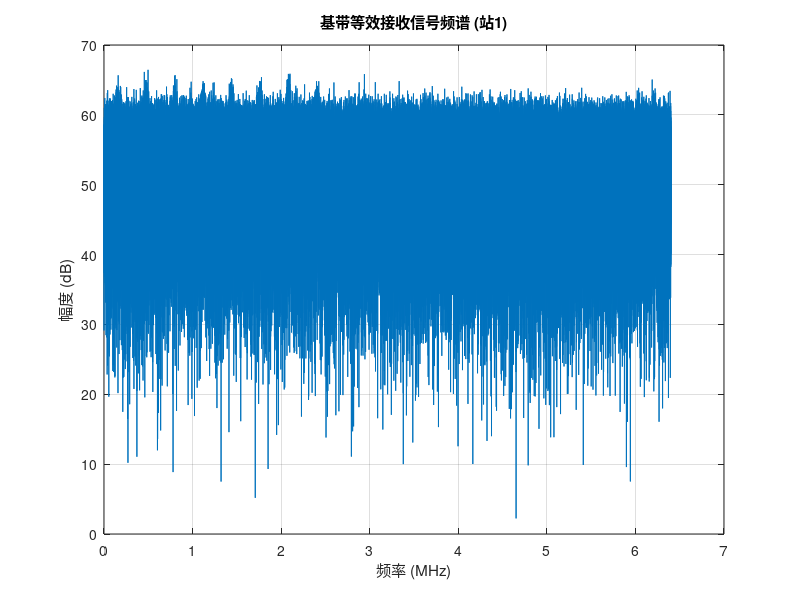

Write the MATLAB code that produced this figure. (Note: this script raises an error after producing the figure.)
clear; close all; clc;

%% 1. 参数设置模块 - 多目标定位
fprintf('设置多目标定位系统参数...\n');

% 跳频信号参数
T_hop = 10e-3;          % 每跳持续时间 10ms
SymbolRate = 50e3;      % 符号速率 50k Baud
Modulation = 'QPSK';
NumHopsPerTarget = 4;   % 每个目标每时间片的跳数
NumTargets = 2;         % 目标数量
NumTimeSegments = 1;    % 时间片段数量

% 跳频频点定义
IF_CenterFreqs_MHz = [48.16, 48.48, 48.80, 49.12, 49.44, 49.76, 50.08, 50.40, ...
                      50.72, 51.04, 51.36, 51.68, 52.00, 52.32, 52.64, 52.96, ...
                      53.28, 53.60, 53.92, 54.24];

IF_CenterRFFreqs_MHz =  IF_CenterFreqs_MHz + (1180-51.2);
fprintf('%.2f\n', IF_CenterRFFreqs_MHz);  % 输出: 1000000.00
IF_Center = 51.20e6;    % 中频中心频率
Baseband_Freqs = (IF_CenterFreqs_MHz * 1e6) - IF_Center;
NumChannels = 20;
 
% % 方法1:定义多目标跳频图案
% HopPatterns = {
%     [1, 2, 3, 4, 5, 6, 7, 8, 9, 10, 11, 12, 13, 14, 15, 16, 17, 18, 19, 20];  % 目标1
%     [5, 6, 7, 8, 9, 10, 11, 12, 13, 14, 15, 16, 17, 18, 19, 20, 1, 2, 3, 4];  % 目标2
%     [9, 10, 11, 12, 13, 14, 15, 16, 17, 18, 19, 20, 1, 2, 3, 4, 5, 6, 7, 8];  % 目标3
%     [13, 14, 15, 16, 17, 18, 19, 20, 1, 2, 3, 4, 5, 6, 7, 8, 9, 10, 11, 12];  % 目标4
%     [17, 18, 19, 20, 1, 2, 3, 4, 5, 6, 7, 8, 9, 10, 11, 12, 13, 14, 15, 16]   % 目标5
% };

% 方法2: 或者使用您原来的设计但支持任意时间片段
HopPatterns_Flexible = cell(NumTargets, 1);
for t = 1:NumTargets
    % 生成足够长的跳频序列
    total_hops_needed = NumTimeSegments * NumHopsPerTarget;
    full_pattern = zeros(1, total_hops_needed);
    
    % 使用循环序列填充
    for i = 1:total_hops_needed
        full_pattern(i) = mod((t-1)*4 + i - 1, NumChannels) + 1;
    end
    
    HopPatterns_Flexible{t} = full_pattern;
end
% 选择使用哪种方法（更灵活）
HopPatterns = HopPatterns_Flexible;

fprintf('各目标跳频图案:\n');
for t = 1:NumTargets
    fprintf('  目标%d: %s\n', t, mat2str(HopPatterns{t}(1:NumHopsPerTarget)));
end



% 接收机参数
Fs = 6.4e6;             % 基带采样率 6.4MHz
NumStations = 5;        % 观测站数量

% 多目标位置定义
TargetPositions = [
    100, -100;      % 目标1
    -200, -200;      % 目标2
    200, 200;       % 目标3
    -100, -200;     % 目标4
    0, 0            % 目标5
];

StationPos = [
    15e3, 2e3;      % 站1
    -12e3, 8e3;     % 站2
    5e3, -18e3;     % 站3
    -8e3, -6e3;     % 站4
    10e3, -15e3     % 站5
];

% 计算各目标的TDOA
c = 3e8;
TrueTDOAs = zeros(NumTargets, NumStations);
for t = 1:NumTargets
    distances = vecnorm(StationPos - TargetPositions(t,:), 2, 2);
    for l = 1:NumStations
        TrueTDOAs(t, l) = (distances(l) - distances(1)) / c;
    end
end

% 算法参数
SNR_dB = -15;
FixedNoisePower = 1;

fprintf('多目标定位参数设置完成.\n');

%% 2. 多目标多时间片段信号生成
fprintf('生成多目标多时间片段信号...\n');

% 计算采样参数
SamplesPerSymbol = floor(Fs / SymbolRate);
SymbolsPerHop = floor(T_hop * SymbolRate);
SamplesPerHop = round(T_hop * Fs);
SamplesPerSegment = NumHopsPerTarget * SamplesPerHop;

% 生成所有目标的信号
AllTargetSignals = cell(NumTargets, NumTimeSegments);

for t = 1:NumTargets
    fprintf('生成目标%d的信号...\n', t);
    
    for seg = 1:NumTimeSegments
        % 当前目标在当前时间片段的跳频图案
        PatternStart = (seg-1) * NumHopsPerTarget + 1;
        PatternEnd = seg * NumHopsPerTarget;
        CurrentPattern = HopPatterns{t}(PatternStart:PatternEnd);
        
        % 生成当前时间片段的信号
        TxSignal_Segment = zeros(1, SamplesPerSegment);
        TimeVector = (0:SamplesPerSegment-1) / Fs;
        
        for h = 1:NumHopsPerTarget
            % 生成随机QPSK符号
            DataSymbols = (randi(4, 1, SymbolsPerHop) - 1);
            QPSKSymbols = exp(1j * (pi/4 + DataSymbols * pi/2));
            
            % 上采样成型
            SymbolWaveform = reshape(repmat(QPSKSymbols, SamplesPerSymbol, 1), 1, []);
            
            % 确定当前跳的时间范围
            HopStartSample = (h-1) * SamplesPerHop + 1;
            HopEndSample = h * SamplesPerHop;
            HopSamples = HopStartSample:HopEndSample;
            
            % 调整长度匹配
            CurrentLength = length(HopSamples);
            if length(SymbolWaveform) > CurrentLength
                SymbolWaveform = SymbolWaveform(1:CurrentLength);
            elseif length(SymbolWaveform) < CurrentLength
                SymbolWaveform = [SymbolWaveform, zeros(1, CurrentLength - length(SymbolWaveform))];
            end
            
            % 调制到当前跳频点
            CurrentFreq = Baseband_Freqs(CurrentPattern(h));
            Carrier = exp(1j * 2 * pi * CurrentFreq * TimeVector(HopSamples));
            TxSignal_Segment(HopSamples) = SymbolWaveform .* Carrier;
        end
        
        AllTargetSignals{t, seg} = TxSignal_Segment;

        % 验证生成的信号
        if seg == 1 && t <= 3  % 只验证前3个目标的第一个片段
            signal_power = mean(abs(TxSignal_Segment).^2);
            fprintf('  目标%d片段%d: 使用频点%s, 信号功率=%.6f\n', ...
                t, seg, mat2str(CurrentPattern), signal_power);
        end

    end
end

fprintf('多目标信号生成完成.\n');

%% 3. 多目标信号传播模拟
fprintf('模拟多目标信号传播...\n');

% 接收信号是多个目标信号的叠加
AllRxSignals = cell(NumTimeSegments, NumStations);

for seg = 1:NumTimeSegments
    fprintf('处理时间片段 %d/%d...\n', seg, NumTimeSegments);
    
    for l = 1:NumStations
        CombinedSignal = zeros(1, SamplesPerSegment);
        
        % 叠加所有目标的信号
        for t = 1:NumTargets
            % 获取目标信号
            TargetSignal = AllTargetSignals{t, seg};
            
            % 应用时延
            DelaySamples = round(TrueTDOAs(t, l) * Fs);
            DelayedSignal = circshift(TargetSignal, DelaySamples);
            
            % 调整信号功率
            CurrentSignalPower = mean(abs(DelayedSignal).^2);
            RequiredSignalPower = FixedNoisePower * (10^(SNR_dB/10)) ; % 平均分配功率
            ScaleFactor = sqrt(RequiredSignalPower / CurrentSignalPower);
            ScaledSignal = DelayedSignal * ScaleFactor;
            
            CombinedSignal = CombinedSignal + ScaledSignal;
        end
        
        % 添加噪声
        Noise = sqrt(FixedNoisePower/2) * (randn(1, SamplesPerSegment) + 1j * randn(1, SamplesPerSegment));
        AllRxSignals{seg, l} = CombinedSignal + Noise;
    end
end





% 绘制信号频谱
figure;
R1_spectrum = fft(AllRxSignals{1,1}(1, :));
freq_axis = (0:SamplesPerSegment-1) * Fs / SamplesPerSegment / 1e6;
plot(freq_axis, 20*log10(abs(fftshift(R1_spectrum))));
xlabel('频率 (MHz)'); ylabel('幅度 (dB)');
title('基带等效接收信号频谱 (站1)');
grid on;

fprintf('多目标信号传播模拟完成.\n');

%% 4. 多目标信道化处理与信号分离（使用频域能量检测）
fprintf('执行多目标信道化处理与信号分离（使用频域能量检测）...\n');

% 信道化滤波器参数
NumChannels_Filterbank = 20;
ChannelBandwidth_Total = Fs;
ChannelBandwidth_Individual = ChannelBandwidth_Total / NumChannels_Filterbank;

% 设计滤波器组
NumTaps = 128;
PrototypeFilter = fir1(NumTaps-1, 1/NumChannels_Filterbank);
ChannelFrequencies = linspace(-Fs/2 + ChannelBandwidth_Individual/2, ...
                              Fs/2 - ChannelBandwidth_Individual/2, ...
                              NumChannels_Filterbank);

% 存储信道化输出和检测结果
AllChannelOutputs = cell(NumTimeSegments, NumStations, NumChannels_Filterbank);
ChannelDetectionResults = cell(NumTimeSegments, NumStations);

% 信道化处理和能量检测
for seg = 1:NumTimeSegments
    fprintf('时间片段 %d/%d 信道化处理与能量检测...\n', seg, NumTimeSegments);
    
    for l = 1:NumStations
        RxSignal = AllRxSignals{seg, l};
        ActiveChannels = [];
        
        for ch = 1:NumChannels_Filterbank
            % 下变频到基带
            Fc = ChannelFrequencies(ch);
            t = (0:length(RxSignal)-1) / Fs;
            Downconverter = exp(-1j * 2 * pi * Fc * t);
            DownconvertedSignal = RxSignal .* Downconverter;
            
            % 低通滤波
            LowpassFiltered = filter(PrototypeFilter, 1, DownconvertedSignal);
            
            % 降采样
            DecimationFactor = NumChannels_Filterbank;
            DecimatedSignal = LowpassFiltered(1:DecimationFactor:end);
            
            AllChannelOutputs{seg, l, ch} = DecimatedSignal;
            
            % 频域能量检测
            [detection_result, signal_power, noise_power, detection_statistic, threshold] = ...
                frequency_domain_energy_detector(DecimatedSignal, Fs/NumChannels_Filterbank, SymbolRate);
            
            if detection_result
                ActiveChannels = [ActiveChannels, ch];
                if l == 1 && seg == 1  % 只输出第一个站第一个片段的检测详情
                    fprintf('    信道%d: 检测到信号! 功率=%.6f, 统计量=%.1fdB\n', ...
                        ch, signal_power, detection_statistic);
                end
            end
        end
        
        ChannelDetectionResults{seg, l} = ActiveChannels;
        fprintf('  站%d在片段%d检测到 %d 个活跃信道: %s\n', ...
            l, seg, length(ActiveChannels), mat2str(ActiveChannels));
    end
end

% 确定每个时间片段所有站共有的活跃信道
CommonActiveChannelsPerSegment = cell(1, NumTimeSegments);
for seg = 1:NumTimeSegments
    CommonChannels = ChannelDetectionResults{seg, 1};
    for l = 2:NumStations
        CommonChannels = intersect(CommonChannels, ChannelDetectionResults{seg, l});
    end
    
    if isempty(CommonChannels)
        fprintf('警告：时间片段%d未检测到所有站共有的活跃信道，使用第一个站的检测结果\n', seg);
        CommonChannels = ChannelDetectionResults{seg, 1};
    end
    
    CommonActiveChannelsPerSegment{seg} = CommonChannels;
    fprintf('时间片段%d的共有活跃信道: %s\n', seg, mat2str(CommonChannels));
end

% 基于检测到的活跃信道进行目标分离
fprintf('基于能量检测结果进行目标分离...\n');



% 构建目标-频点映射关系
TargetChannelMapping = cell(NumTargets, NumTimeSegments);
for t = 1:NumTargets
    for seg = 1:NumTimeSegments
        PatternStart = (seg-1) * NumHopsPerTarget + 1;
        PatternEnd = seg * NumHopsPerTarget;
        TargetChannelMapping{t, seg} = HopPatterns{t}(PatternStart:PatternEnd);
    end
end

fprintf('目标-频点映射关系:\n');
for t = 1:NumTargets
    fprintf('  目标%d:\n', t);
    for seg = 1:NumTimeSegments
        expected_channels = TargetChannelMapping{t, seg};
        fprintf('    片段%d: %s\n', seg, mat2str(TargetChannelMapping{t, seg}));

        % 检查频点是否重复（不应该重复）
        if length(unique(expected_channels)) ~= length(expected_channels)
            fprintf('    警告: 频点重复!\n');
        end

    end
end

% 构建目标-频点关联（基于检测结果和跳频图案的匹配）
TargetDetectedChannels = cell(NumTargets, NumTimeSegments);
TargetConfidence = zeros(NumTargets, NumTimeSegments);

for seg = 1:NumTimeSegments
    DetectedChannels = CommonActiveChannelsPerSegment{seg};
    
    % 为每个目标计算信道匹配度
    for t = 1:NumTargets
        ExpectedChannels = TargetChannelMapping{t, seg};
        
        % 计算匹配的信道
        MatchedChannels = intersect(ExpectedChannels, DetectedChannels);
        TargetDetectedChannels{t, seg} = MatchedChannels;
        
        % 计算匹配置信度
        TargetConfidence(t, seg) = length(MatchedChannels) / length(ExpectedChannels);
        
        fprintf('  目标%d在片段%d: 期望%s, 检测%s, 匹配度%.1f%%\n', ...
            t, seg, mat2str(ExpectedChannels), mat2str(MatchedChannels), ...
            TargetConfidence(t, seg) * 100);
    end
end

% 确定可定位的目标（匹配度高于阈值）
LocatableTargets = [];
ConfidenceThreshold = 0.5;  % 50%匹配度阈值

for t = 1:NumTargets
    avg_confidence = mean(TargetConfidence(t, :));
    if avg_confidence >= ConfidenceThreshold
        LocatableTargets = [LocatableTargets, t];
        fprintf('目标%d平均匹配度%.1f%%，可进行定位\n', t, avg_confidence * 100);
    else
        fprintf('目标%d平均匹配度%.1f%%，匹配度不足\n', t, avg_confidence * 100);
    end
end

if isempty(LocatableTargets)
    fprintf('警告：没有检测到可定位的目标，使用所有检测到的信道进行定位\n');
    LocatableTargets = 1:NumTargets;
end

fprintf('可定位的目标: %s\n', mat2str(LocatableTargets));

%% 5. 多目标定位算法（基于能量检测结果）
fprintf('执行基于能量检测的多目标定位...\n');

SearchRange = 1000;
GridSize = 21;
x_grid = linspace(-SearchRange, SearchRange, GridSize);
y_grid = linspace(-SearchRange, SearchRange, GridSize);

EstimatedPositions = zeros(NumTargets, 2);
TargetScores = cell(1, NumTargets);
TargetLocatable = false(1, NumTargets);

for t = 1:NumTargets
    if ~ismember(t, LocatableTargets)
        fprintf('跳过目标%d（匹配度不足）\n', t);
        TargetLocatable(t) = false;
        continue;
    end
    
    fprintf('定位目标%d（基于能量检测结果）...\n', t);
    TargetLocatable(t) = true;
    
    Target_Scores = zeros(GridSize, GridSize);
    
    for i = 1:GridSize
        if mod(i, 5) == 0
            fprintf('  目标%d进度: %d/%d\n', t, i, GridSize);
        end
        
        for j = 1:GridSize
            TestPos = [x_grid(i), y_grid(j)];
            
            % 计算到各站的时延
            TestTDOA = zeros(NumStations, 1);
            for l = 1:NumStations
                TestTDOA(l) = (norm(StationPos(l,:) - TestPos) - norm(StationPos(1,:) - TestPos)) / c;
            end
            
            % 构建该目标的观测矩阵（使用检测到的活跃信道）
            TotalChannelsForTarget = 0;
            for seg = 1:NumTimeSegments
                TotalChannelsForTarget = TotalChannelsForTarget + length(TargetDetectedChannels{t, seg});
            end
            
            if TotalChannelsForTarget == 0
                Target_Scores(i, j) = 0;
                continue;
            end
            
            Y_target = zeros(TotalChannelsForTarget, NumStations);
            current_row = 1;
            
            for seg = 1:NumTimeSegments
                DetectedChannels = TargetDetectedChannels{t, seg};
                
                for l = 1:NumStations
                    for idx = 1:length(DetectedChannels)
                        ch = DetectedChannels(idx);
                        
                        % 获取该信道的基带数据
                        BasebandData = AllChannelOutputs{seg, l, ch};
                        
                        % 计算复包络
                        Z_l_m = sum(BasebandData);
                        
                        % 时延补偿
                        FreqIndex = ch;  % 信道编号对应频率索引
                        PhaseCompensation = exp(1j * 2 * pi * Baseband_Freqs(FreqIndex) * TestTDOA(l));
                        Y_target(current_row + idx - 1, l) = Z_l_m * PhaseCompensation;
                    end
                end
                current_row = current_row + length(DetectedChannels);
            end
            
            % 计算互相关矩阵和最大特征值
            if rank(Y_target) >= NumStations - 1
                B_target = Y_target' * Y_target;
                EigenValues_target = eig(B_target);
                Target_Scores(i, j) = max(real(EigenValues_target));
            else
                Target_Scores(i, j) = 0;
            end
        end
    end
    
    % 找到估计位置
    [max_score, max_idx] = max(Target_Scores(:));
    [i_est, j_est] = ind2sub(size(Target_Scores), max_idx);
    EstimatedPositions(t, :) = [x_grid(i_est), y_grid(j_est)];
    
    TargetScores{t} = Target_Scores;
    
    fprintf('  目标%d定位完成: (%.1f, %.1f)m, 最大得分: %.2f\n', ...
        t, EstimatedPositions(t, 1), EstimatedPositions(t, 2), max_score);
end


%% 6. 性能评估与可视化
fprintf('多目标定位性能评估...\n');

% 计算各目标的定位误差
PositionErrors = zeros(NumTargets, 1);
for t = 1:NumTargets
    PositionErrors(t) = norm(EstimatedPositions(t, :) - TargetPositions(t, :));
    fprintf('目标%d: 真实位置(%.1f, %.1f), 估计位置(%.1f, %.1f), 误差=%.2fm\n', ...
        t, TargetPositions(t, 1), TargetPositions(t, 2), ...
        EstimatedPositions(t, 1), EstimatedPositions(t, 2), PositionErrors(t));
end

fprintf('平均定位误差: %.2fm\n', mean(PositionErrors));

% 绘制多目标定位结果
figure('Position', [100, 100, 1200, 800]);

% 绘制所有目标的定位结果
colors = lines(NumTargets);
for t = 1:NumTargets
    subplot(2, 3, t);
    contourf(x_grid, y_grid, 10*log10(TargetScores{t}'), 20);
    hold on;
    
    % 真实位置
    plot(TargetPositions(t, 1), TargetPositions(t, 2), 'ro', ...
        'MarkerSize', 10, 'LineWidth', 3, 'DisplayName', '真实位置');
    
    % 估计位置
    plot(EstimatedPositions(t, 1), EstimatedPositions(t, 2), 'wx', ...
        'MarkerSize', 12, 'LineWidth', 3, 'DisplayName', '估计位置');
    
    % 观测站
    plot(StationPos(:,1), StationPos(:,2), '^', 'Color', [0.5, 0.5, 0.5], ...
        'MarkerSize', 8, 'DisplayName', '观测站');
    
    title(sprintf('目标%d定位 (误差: %.1fm)', t, PositionErrors(t)));
    xlabel('X (m)'); ylabel('Y (m)');
    legend; colorbar; axis equal;
    xlim([-1000 1000])
    ylim([-1000 1000])
    grid on;
end

% 绘制总体定位结果
subplot(2, 3, 6);
for t = 1:NumTargets
    % 真实位置
    plot(TargetPositions(t, 1), TargetPositions(t, 2), 'o', 'Color', colors(t,:), ...
        'MarkerSize', 10, 'LineWidth', 3, 'DisplayName', sprintf('目标%d真实', t));
    hold on;
    
    % 估计位置
    plot(EstimatedPositions(t, 1), EstimatedPositions(t, 2), 'x', 'Color', colors(t,:), ...
        'MarkerSize', 12, 'LineWidth', 3, 'DisplayName', sprintf('目标%d估计', t));
    
    % 连接真实和估计位置
    plot([TargetPositions(t, 1), EstimatedPositions(t, 1)], ...
         [TargetPositions(t, 2), EstimatedPositions(t, 2)], '--', ...
         'Color', colors(t,:), 'LineWidth', 1);
end

% 观测站
plot(StationPos(:,1), StationPos(:,2), 'k^', 'MarkerSize', 10, ...
    'LineWidth', 2, 'DisplayName', '观测站');

title('多目标定位总体结果');
xlabel('X (m)'); ylabel('Y (m)');
legend('Location', 'best'); grid on; axis equal;

% 绘制频点使用情况
figure;
for t = 1:NumTargets
    all_channels = [];
    for seg = 1:NumTimeSegments
        all_channels = [all_channels, TargetChannelMapping{t, seg}];
    end
    plot(all_channels, t * ones(size(all_channels)), 's-', 'Color', colors(t,:), ...
        'MarkerSize', 8, 'LineWidth', 2, 'DisplayName', sprintf('目标%d', t));
    hold on;
end
xlabel('频点编号');
ylabel('目标编号');
title('多目标频点使用情况');
legend('Location', 'best');
grid on;

fprintf('多目标定位仿真完成!\n');

%% 频域能量检测器函数
function [detection_result, signal_power, noise_power, detection_statistic,threshold] = frequency_domain_energy_detector(iq_data, fs, signal_bandwidth,threshold)
% QPSK信号频域能量检测器
% 输入参数：
%   iq_data: 输入的IQ数据
%   fs: 采样率
%   false_alarm_prob: 虚警概率（默认0.01）
%   signal_bandwidth: 预期信号带宽（默认fs/4）
% 输出参数：
%   detection_result: 检测结果
%   signal_power: 信号功率估计
%   noise_power: 噪声功率估计
%   threshold: 检测门限
%   freq_axis: 频率轴
%   psd_est: 功率谱密度估计

    if nargin < 3
        signal_bandwidth = fs/4;
    end
    if nargin < 4
        threshold  = 0;  % 频域信噪比
    end   

    iq_data = iq_data(:);


    % 计算功率谱密度（PSD）
    [psd_est, freq_axis] = pwelch(iq_data, hamming(256), 128, 1024, fs, 'centered');
    psd_est = psd_est / max(psd_est); % 归一化

    % figure
    % plot(freq_axis/1e3,psd_est)
    % hold on
    % plot(freq_axis(peak_indices(1))/1e3,psd_est(peak_indices(1)),'ro')

    % 寻找信号可能存在的频带（峰值检测）
    [peak_values, peak_indices] = findpeaks(psd_est, 'SortStr', 'descend', 'NPeaks', 3);

    if isempty(peak_indices)
        detection_result = false;
        signal_power = 0;
        noise_power = mean(psd_est);
        threshold = 0;
        return;
    end

    % 确定主峰对应的中心频率
    main_peak_idx = peak_indices(1);
    center_freq = freq_axis(main_peak_idx);

    % 定义信号带宽范围
    freq_resolution = fs / 1024; % 频率分辨率
    signal_bw_bins = ceil(signal_bandwidth / freq_resolution / 2);

    % 信号频带索引
    signal_band_start = max(1, main_peak_idx - signal_bw_bins);
    signal_band_end = min(length(freq_axis), main_peak_idx + signal_bw_bins);
    signal_band_indices = signal_band_start:signal_band_end;

    % 噪声频带索引（除去信号频带）
    noise_band_indices = setdiff(1:length(freq_axis), signal_band_indices);

    % 估计噪声功率（使用噪声频带的PSD）
    noise_psd_values = psd_est(noise_band_indices);
    noise_power = mean(noise_psd_values);

    % 估计信号功率（信号频带总功率减去噪声功率）
    signal_band_power = mean(psd_est(signal_band_indices));
    signal_power = max(0, signal_band_power - noise_power);

    % 计算检测统计量（信号频带平均功率与噪声功率之比）
    detection_statistic = 10*log10(signal_band_power / (noise_power + eps));

    % 判决,频域信噪比大于-5dB
    detection_result = detection_statistic > threshold;
end
